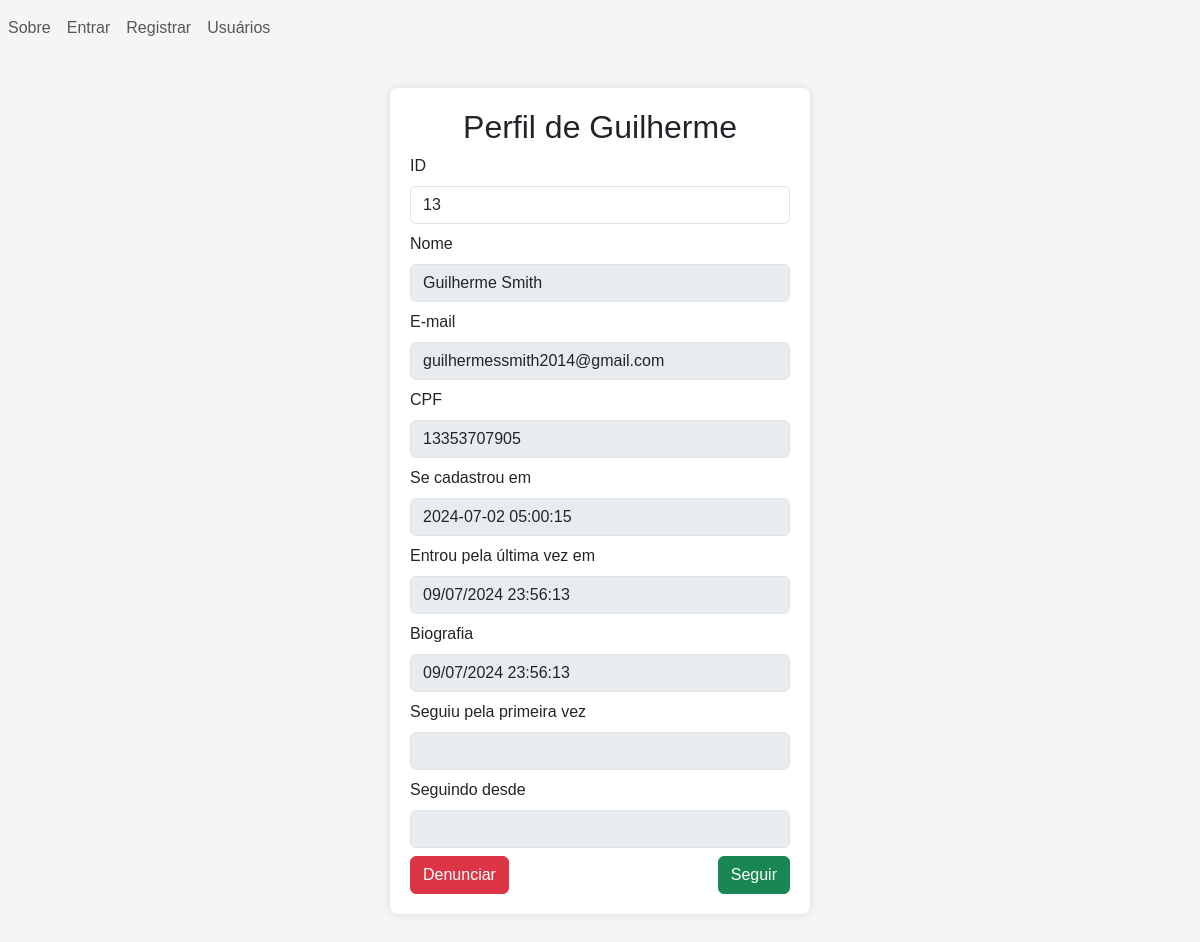
/users/profile.php?id=13, run on the app's committed database.
### tables this page shows
CREATE TABLE users (
    id INTEGER PRIMARY KEY AUTOINCREMENT,
    username VARCHAR(255) NOT NULL,
    email VARCHAR(255) NOT NULL UNIQUE,
    cpf VARCHAR(11) NOT NULL UNIQUE,
    created_at DATETIME DEFAULT CURRENT_TIMESTAMP,
    updated_at DATETIME
, pass VARCHAR(255) NOT NULL, bio VARCHAR(100), logged_at TIMESTAMP, adm boolean DEFAULT false);

### src/back/config.php (called while the page is built, shortened)
<?php
    function format_date($date_string){
        return $date_string != null ? date('d/m/Y H:i:s',strtotime($date_string)) : "";
    }
    function logged(){
        return isset($_SESSION['user']);
    }
?>

### users/profile.php (the view, shortened to what this page needs)
<?php
    require "../src/back/config.php";
    if (isset($_GET['id']) && is_numeric($_GET['id']) && $_GET['id'] > 0) {
        $id = $_GET['id'];
    }else{
        checkAuth(true);
        $id = $_SESSION['user']['id'];
    }
    $db = db_conn();
    if (logged() && $id != $_SESSION['user']['id']) {
        $self = false;
        $sql = "SELECT * FROM profile WHERE id = $id AND (id_user_follower = ".$_SESSION['user']['id']." OR id_user_follower IS NULL)";
        $db->exec("INSERT INTO users_visits (id_host,id_guest) VALUES ($id,".$_SESSION['user']['id'].")");
    }else{
        $sql = "SELECT * FROM users WHERE id = $id";
        $self = isset ($_SESSION['user'])&& $id == $_SESSION['user']['id'] ? true : false;
    }
    $profile_query = $db->query($sql);
    $profile = $profile_query->fetchArray(SQLITE3_ASSOC);
    $dynamic_inputs = ['following','followed_first_at','following_since'];
    foreach ($dynamic_inputs as $input) {
        if (!isset($profile[$input])) {
            $profile[$input] = '';
        }
    }
?>
<!DOCTYPE html>
<html lang="en">
    <head>
        <?php require SRC_URL."front/head.php" ?>
    </head>
    <body>
        <?php require SRC_URL."front/navbar.php" ?>
        <form class = "container form-container" action="follow_user.php" method="POST" autocomplete = 'off'  >
            <div class = "text-center">
                <h2>Perfil de <?php echo explode(" ",$profile['username'])[0] ?></h2>
            </div>
            <?php
                echo set_form_input('ID','id',$profile['id'],['readonly' => true]);
                echo set_form_input('Nome','username',$profile['username'],['disabled' => true]);
                echo set_form_input('E-mail','email',$profile['email'],['disabled' => true]);
                echo set_form_input('CPF','cpf',$profile['cpf'],['disabled' => true]);
                echo set_form_input('Se cadastrou em','created_at',$profile['created_at'],['disabled' => true]);
                echo set_form_input('Entrou pela última vez em','updated_at',format_date($profile['updated_at']),['disabled' => true]);
                echo set_form_input('Biografia','updated_at',format_date($profile['updated_at']),['disabled' => true]);
                echo set_form_input('Seguiu pela primeira vez','followed_first_at',$profile['followed_first_at'],['disabled' => true]);
                echo set_form_input('Seguindo desde','following_since',$profile['following_since'],['disabled' => true]);
            ?>
            <div class = "row" >
                <div class = "col-lg-3 col-md-6 col-sm-12" style = "text-align: left">
                    <a class = "btn btn-danger" href="report_user.php?id=<?php echo $profile['id'] ?>">Denunciar</a>
                </div>
                <div class = "col-lg-6 col-md-6 col-sm-12" style = "text-align: left">
                </div>
                <div class = "col-lg-3 col-md-6 col-sm-12" style = "text-align: right">
                    <button type = "submit" class = "btn btn-success" <?php echo $self ? "disabled" : "" ?>>
                        <?php echo isset($profile['following']) && $profile['following'] ? "Seguindo" : "Seguir" ?>
                    </button>
                </div>
            </div>
        </form>
    </body>
</html>

### src/front/navbar.php (shortened to what this page needs)
<?php
  function set_nav_link($path,$text){
    echo "<li class='nav-item'><a href = '$path' class = 'nav-link'>$text</a></li>";
  }
?>
<navbar class = "navbar navbar-expand-lg">
    <ul class="navbar-nav mr-auto">
        <?php
          set_nav_link(MAIN_LINK."index.php","Sobre");
          if(logged()){
            set_nav_link(USERS_LINK."profile.php","Perfil");
            set_nav_link(USERS_LINK."crud/my_data.php","Meus dados");
            set_nav_link(USERS_LINK."users_statistics.php","Estatísticas");
            set_nav_link(USERS_LINK."visits.php","Visitas");
            set_nav_link(USERS_LINK."auth/log_out.php","Sair");
            set_nav_link(BASE_LINK."tests.php","Testes");
          }else{
            set_nav_link(USERS_LINK."auth/login.php","Entrar");
            set_nav_link(USERS_LINK."crud/signin.php","Registrar");
          }
        ?>
    </ul>
</navbar>
<?php
  function set_form_input($label,$column,$value,$options = []){
    $input = "<div class = 'form-group'>";
    $input .= "<label for = '$column-input' class = 'form-label'>$label</label>";
    $input .= "<input type = 'text' id = '$column-input' name = '$column' class = 'form-control' value = '$value' ";
    $input .= isset($options['readonly']) ? "readonly" : "";
    $input .= isset($options['disabled']) ? "disabled" : "";
    $input .= ">";
    $input .= "</div>";
    return $input;
  }
?>

### main/index.css (style rules this page uses)
form { margin: auto; padding: 0.5rem; }
form .form-group { margin-bottom: 0.5rem; }
.form-container { width: 35%; }
body { font-family: Arial, sans-serif; background-color: #f5f5f5; margin: 0; }
.table-container, .container { margin: 2rem auto; padding: 20px; background-color: #fff; box-shadow: 0 0 10px rgba(0, 0, 0, 0.1); border-radius: 8px; overflow: auto; }
.container { max-width: 80%; }
a { color: #007BFF; text-decoration: none; }
a.btn, .nav-link { text-decoration: none; }
.nav-link,.nav-link:hover { text-decoration: none; }

### data on the page
users: username "Guilherme", id "13", username "Guilherme Smith", email "guilhermessmith2014@gmail.com", cpf "13353707905", created_at "2024-07-02 05:00:15"

### other printed values
$text "Sobre Entrar Registrar Usuários"
$label "ID Nome E-mail CPF Se cadastrou em Entrou pela última vez em Biografia Seguiu pela primeira vez Seguindo desde"
